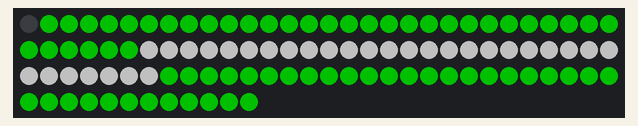
Recording of a sketch running on a simulated Arduino Uno, built with avr-gcc and run on an emulated ATmega328P. On the bench: 102 RGB LEDs in strip order, left to right, continuing on the next row. Dim RGB values are drawn brighter than linear; colours are those a GRB WS2812 strip shows for the declared byte order; what the sketch prints to the serial monitor is not drawn.

Above: at 0.1 s.

The sketch:

LedGroups.ino
```cpp
#include <FastLED.h>

// How many leds in your strip?
#define NUM_LEDS_MAX 240
#define DATA_PIN 3
typedef enum
{
  LED_GROUP_ARG,
  LED_GROUP_G,
  LED_GROUP_AVG,
  LED_GROUP_AVD,
  LED_GROUP_D,
  LED_GROUP_ARD,
  LED_GROUPS_COUNT
} ledGroupsEnum_t;

int ledGroupCount[LED_GROUPS_COUNT] = {10,25,15,16,26,10};
int ledGroupCountIndex[LED_GROUPS_COUNT];
CRGB ledGroupColor[LED_GROUPS_COUNT];
// Define the array of leds
CRGB leds[NUM_LEDS_MAX];
int totalLeds = 0;

float currentCount();

void setup()
{
	Serial.begin(115200);
	Serial.println("resetting");

  ledGroupColor[LED_GROUP_ARG] = CRGB(255,0,0); //Arrière rouge
  ledGroupColor[LED_GROUP_G] = CRGB(255,0,0); //Gauche Orange
  ledGroupColor[LED_GROUP_AVG] = CRGB(255,255,255); //Avant Blanc
  ledGroupColor[LED_GROUP_AVD] = ledGroupColor[LED_GROUP_AVG];
  ledGroupColor[LED_GROUP_D] = ledGroupColor[LED_GROUP_G];
  ledGroupColor[LED_GROUP_ARD] = ledGroupColor[LED_GROUP_ARG];


  int lastGroupCountIndex = 0;
  for(int i=0;i<LED_GROUPS_COUNT;i++)
  {
    ledGroupCountIndex[i] = lastGroupCountIndex;
    lastGroupCountIndex += ledGroupCount[i];
    totalLeds+=ledGroupCount[i];
  }
  if(totalLeds > NUM_LEDS_MAX)
    totalLeds = NUM_LEDS_MAX-1;

	LEDS.addLeds<WS2812,DATA_PIN,RGB>(leds, totalLeds);
	LEDS.setBrightness(84);

   for(int i=0;i<totalLeds;i++)
  {
    for(int igroup=0;igroup<LED_GROUPS_COUNT;igroup++)
    {
      if(i>ledGroupCountIndex[igroup])
      {
        leds[i] = ledGroupColor[igroup];
      }
      else
      {
        break;
      }
    }
    /*
    if(i < 2)
      leds[i] = CRGB(255,0,0);
    else if(i<4)
      leds[i] = CRGB(0,255,0);
    else if(i<6)
      leds[i] = CRGB(0,0,255);
    else
      leds[i] = CRGB(255,255,0);
    */
  }
  FastLED.show();
}

#define currentPerColor 18.5

float currentCount()
{
  float current;


  return current;
}


void loop()
{

}
```
